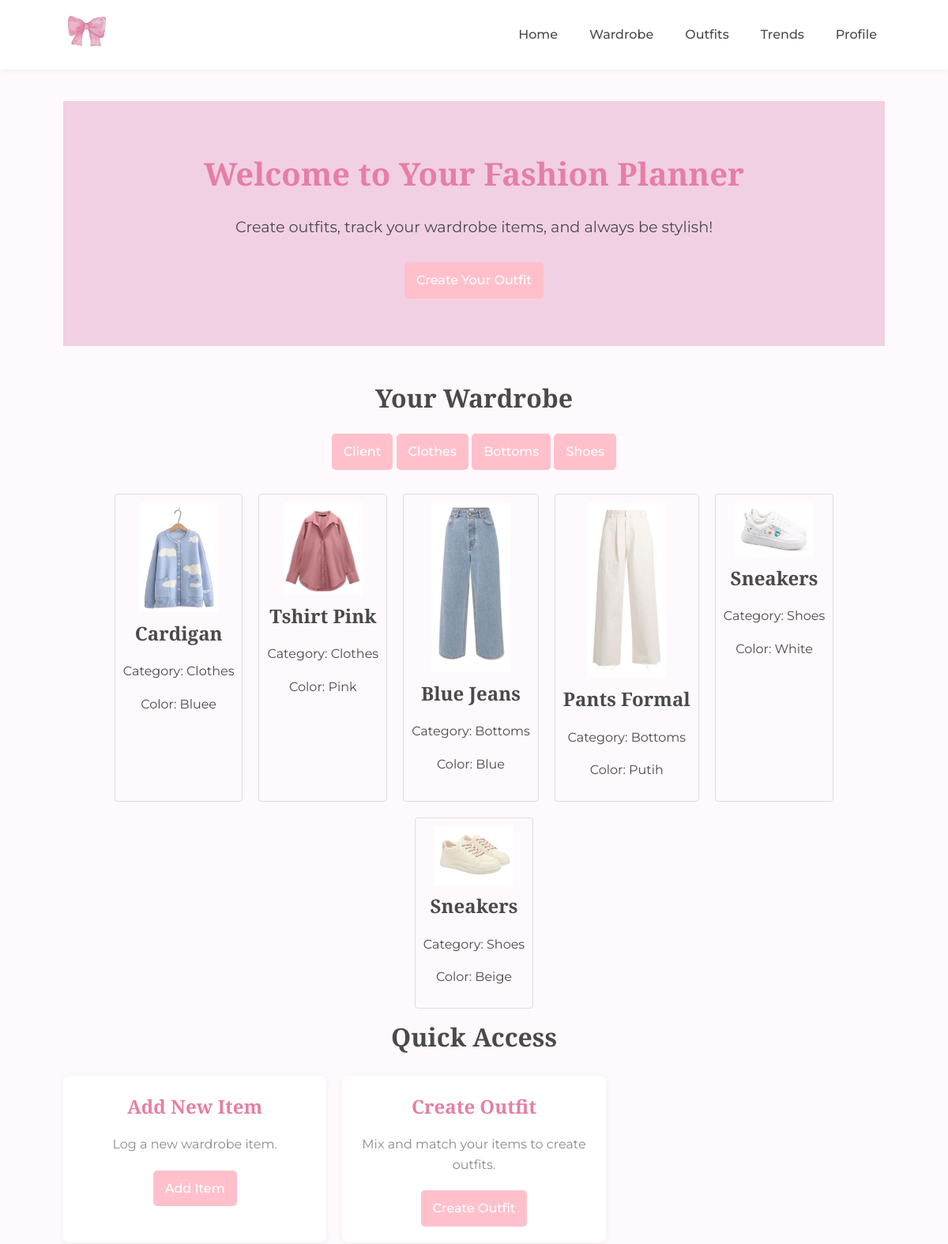
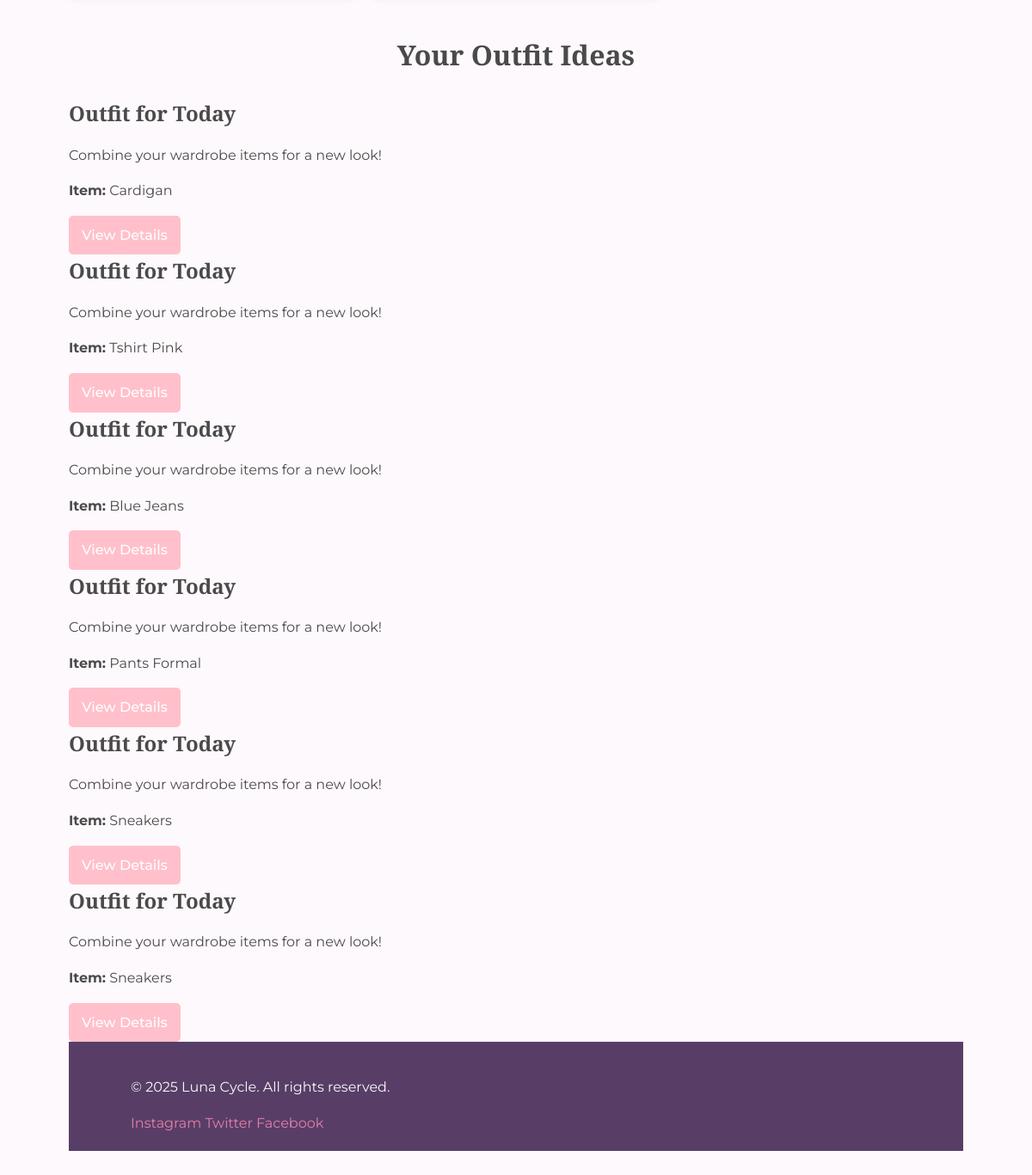
The page / on the database its author committed (2 pictures, top to bottom).
### tables this page shows
CREATE TABLE `clothes` (
  `id` int NOT NULL,
  `user_id` int NOT NULL,
  `item_name` varchar(100) NOT NULL,
  `color` varchar(50) NOT NULL,
  `image_url` varchar(255) NOT NULL
);

CREATE TABLE `bottoms` (
  `id` int NOT NULL,
  `user_id` int NOT NULL,
  `item_name` varchar(100) NOT NULL,
  `color` varchar(50) NOT NULL,
  `image_url` varchar(255) NOT NULL
);

CREATE TABLE `shoes` (
  `id` int NOT NULL,
  `user_id` int NOT NULL,
  `item_name` varchar(100) NOT NULL,
  `color` varchar(50) NOT NULL,
  `image_url` varchar(255) NOT NULL
);

### Config/db.php (called while the page is built, shortened)
<?php
class Database {
    private $host = "localhost";
    private $username = "root";
    private $password = "";
    private $dbname = "db_outfit";
    public function __construct() {
        try {
            $this->conn = new PDO("mysql:host=$this->host;dbname=$this->dbname", $this->username, $this->password);
        } catch (PDOException $e) {
            echo "Connection failed: " . $e->getMessage();
        }
    }
}
?>

### class/Clothes.php (called while the page is built, shortened)
<?php
class Clothes {
    private $db;
    private $table_name = "clothes";
    public function __construct() {
        $this->db = (new Database())->conn;
    }
    public function readByUser($user_id, $search = null) {
        if ($search) {
            $query = "SELECT * FROM " . $this->table_name . " WHERE user_id = :user_id AND item_name LIKE :search ORDER BY id DESC";
            $stmt = $this->db->prepare($query);
            $stmt->bindValue(':user_id', $user_id, PDO::PARAM_INT);
            $stmt->bindValue(':search', '%' . $search . '%', PDO::PARAM_STR);
        } else {
            $query = "SELECT * FROM " . $this->table_name . " WHERE user_id = :user_id ORDER BY id DESC";
            $stmt = $this->db->prepare($query);
            $stmt->bindValue(':user_id', $user_id, PDO::PARAM_INT);
        }
        $stmt->execute();
        return $stmt;
    }
}
?>

### class/Bottoms.php (called while the page is built, shortened)
<?php
class Bottoms {
    private $db;
    private $table_name = "bottoms";
    public function __construct() {
        $this->db = (new Database())->conn;
    }
    public function readByUser($user_id) {
        $query = "SELECT * FROM " . $this->table_name . " WHERE user_id = ? ORDER BY item_name ASC";
        $stmt = $this->db->prepare($query);
        $stmt->bindParam(1, $user_id);
        $stmt->execute();
        return $stmt;
    }
}
?>

### class/Shoes.php (called while the page is built, shortened)
<?php
class Shoes {
    private $db;
    private $table_name = "shoes";
    public function __construct() {
        $this->db = (new Database())->conn;
    }
    public function readByUser($user_id) {
        $query = "SELECT * FROM " . $this->table_name . " WHERE user_id = ? ORDER BY item_name ASC";
        $stmt = $this->db->prepare($query);
        $stmt->bindParam(1, $user_id);
        $stmt->execute();
        return $stmt;
    }
}
?>

### index.php (the view, shortened to what this page needs)
<?php
include_once 'config/db.php';
include_once 'class/Clothes.php';
include_once 'class/Bottoms.php';
include_once 'class/Shoes.php';
$database = new Database();
$pdo = $database->conn;
$clothesItem = new Clothes($pdo);
$bottomsItem = new Bottoms($pdo);
$shoesItem = new Shoes($pdo);
$user_id = 1;
$clothes_stmt = $clothesItem->readByUser($user_id);
$bottoms_stmt = $bottomsItem->readByUser($user_id);
$shoes_stmt = $shoesItem->readByUser($user_id);
$clothes_items = $clothes_stmt->fetchAll(PDO::FETCH_ASSOC);
$bottoms_items = $bottoms_stmt->fetchAll(PDO::FETCH_ASSOC);
$shoes_items = $shoes_stmt->fetchAll(PDO::FETCH_ASSOC);
include 'view/header.php';
?>
<section class="hero">
    <div class="hero-content">
        <h1>Welcome to Your Fashion Planner</h1>
        <p>Create outfits, track your wardrobe items, and always be stylish!</p>
        <a href="view/outfit_form.php" class="btn btn-primary">Create Your Outfit</a>
    </div>
</section>
<section class="wardrobe">
    <h2>Your Wardrobe</h2>
    <div class="wardrobe-categories">
        <a href="view/client_list.php" class="btn btn-category">Client</a>
        <a href="view/clothes.php" class="btn btn-category">Clothes</a>
        <a href="view/bottoms.php" class="btn btn-category">Bottoms</a>
        <a href="view/shoes.php" class="btn btn-category">Shoes</a>
    </div>
    <div class="wardrobe-items">
        <?php foreach ($clothes_items as $item): ?>
            <div class="wardrobe-item">
                <img src="assets/images/<?= $item['image_url']; ?>" alt="<?= $item['item_name']; ?>">
                <h3><?= $item['item_name']; ?></h3>
                <p>Category: Clothes</p>
                <p>Color: <?= $item['color']; ?></p>
            </div>
        <?php endforeach; ?>
        <?php foreach ($bottoms_items as $item): ?>
            <div class="wardrobe-item">
                <img src="assets/images/<?= $item['image_url']; ?>" alt="<?= $item['item_name']; ?>">
                <h3><?= $item['item_name']; ?></h3>
                <p>Category: Bottoms</p>
                <p>Color: <?= $item['color']; ?></p>
            </div>
        <?php endforeach; ?>
        <?php foreach ($shoes_items as $item): ?>
            <div class="wardrobe-item">
                <img src="assets/images/<?= $item['image_url']; ?>" alt="<?= $item['item_name']; ?>">
                <h3><?= $item['item_name']; ?></h3>
                <p>Category: Shoes</p>
                <p>Color: <?= $item['color']; ?></p>
            </div>
        <?php endforeach; ?>
    </div>
</section>
<section class="quick-access">
    <h2>Quick Access</h2>
    <div class="quick-access-grid">
        <div class="quick-access-card">
            <h3>Add New Item</h3>
            <p>Log a new wardrobe item.</p>
            <a href="view/wardrobe_form.php" class="btn btn-secondary">Add Item</a>
        </div>
        <div class="quick-access-card">
            <h3>Create Outfit</h3>
            <p>Mix and match your items to create outfits.</p>
            <a href="view/outfit_form.php" class="btn btn-secondary">Create Outfit</a>
        </div>
    </div>
</section>
<?php if (count($clothes_items) > 0 || count($bottoms_items) > 0 || count($shoes_items) > 0): ?>
<section class="outfit-prediction">
    <h2>Your Outfit Ideas</h2>
    <div class="outfit-cards">
        <?php foreach ($clothes_items as $item): ?>
            <div class="outfit-card">
                <h3>Outfit for Today</h3>
                <p>Combine your wardrobe items for a new look!</p>
                <div class="outfit-info">
                    <p><strong>Item:</strong> <?= $item['item_name']; ?></p>
                    <a href="view/outfit_details.php?item_id=<?= $item['id']; ?>" class="btn btn-text">View Details</a>
                </div>
            </div>
        <?php endforeach; ?>
        <?php foreach ($bottoms_items as $item): ?>
            <div class="outfit-card">
                <h3>Outfit for Today</h3>
                <p>Combine your wardrobe items for a new look!</p>
                <div class="outfit-info">
                    <p><strong>Item:</strong> <?= $item['item_name']; ?></p>
                    <a href="view/outfit_details.php?item_id=<?= $item['id']; ?>" class="btn btn-text">View Details</a>
                </div>
            </div>
        <?php endforeach; ?>
        <?php foreach ($shoes_items as $item): ?>
            <div class="outfit-card">
                <h3>Outfit for Today</h3>
                <p>Combine your wardrobe items for a new look!</p>
                <div class="outfit-info">
                    <p><strong>Item:</strong> <?= $item['item_name']; ?></p>
                    <a href="view/outfit_details.php?item_id=<?= $item['id']; ?>" class="btn btn-text">View Details</a>
                </div>
            </div>
        <?php endforeach; ?>
    </div>
</section>
<?php endif; ?>
<?php include 'view/footer.php'; ?>

### view/header.php (shortened to what this page needs)
<!DOCTYPE html>
<html lang="en">
<head>
    <link rel="stylesheet" href="../assets/style.css">
</head>
<body>
    <header class="site-header">
        <div class="container">
            <div class="logo-container">
                <a href="index.php" class="logo">
                    <img src="../assets/luna-cycle-logo.jpeg" alt="Luna Cycle Logo">
                </a>
            </div>
            <nav class="main-nav">
                <ul>
                    <li><a href="index.php">Home</a></li>
                    <li><a href="view/wardrobe.php">Wardrobe</a></li>
                    <li><a href="view/outfits.php">Outfits</a></li>
                    <li><a href="view/trends.php">Trends</a></li>
                    <li><a href="view/profile.php">Profile</a></li>
                </ul>
            </nav>
        </div>
    </header>
    <div class="main-content">
        <div class="container">

### view/footer.php
<footer class="site-footer">
    <div class="container">
        <p>&copy; 2025 Luna Cycle. All rights reserved.</p>
        <div class="social-icons">
            <a href="https://www.instagram.com" target="_blank">Instagram</a>
            <a href="https://www.twitter.com" target="_blank">Twitter</a>
            <a href="https://www.facebook.com" target="_blank">Facebook</a>
        </div>
    </div>
</footer>

### assets/style.css (style rules this page uses)
:root { --primary-color: #f6a6c1; --primary-dark: #e67ea6; --secondary-color: #a6c1f6; --accent-color: #f1d0e3; --text-color: #4a4a4a; --light-text: #8a8a8a; --background-color: #fef9fc; --card-background: #ffffff; --footer-background: #583e67; --footer-text: #f9f9f9; --border-radius: 8px; --box-shadow: 0 2px 10px rgba(0, 0, 0, 0.05); }
* { margin: 0; padding: 0; box-sizing: border-box; }
body { font-family: 'Montserrat', sans-serif; color: var(--text-color); background-color: var(--background-color); line-height: 1.6; }
h1, h2, h3, h4, h5, h6 { font-family: 'Playfair Display', serif; font-weight: 700; margin-bottom: 1rem; }
h1 { font-size: 2.5rem; }
h2 { font-size: 2rem; margin-bottom: 1.5rem; text-align: center; }
h3 { font-size: 1.5rem; }
p { margin-bottom: 1rem; }
a { color: var(--primary-dark); text-decoration: none; transition: color 0.3s ease; }
.container { width: 90%; max-width: 1200px; margin: 0 auto; padding: 0 20px; }
.btn { display: inline-block; padding: 10px 20px; border-radius: var(--border-radius); font-weight: 500; text-align: center; cursor: pointer; transition: all 0.3s ease; border: none; }
.btn-primary { background-color: var(--primary-color); color: white; }
.btn-secondary { background-color: var(--secondary-color); color: white; }
.btn-text { color: var(--primary-dark); padding: 5px 0; background: none; border-bottom: 1px solid transparent; }
.site-header { background-color: white; box-shadow: var(--box-shadow); padding: 15px 0; position: sticky; top: 0; z-index: 100; }
.site-header .container { display: flex; align-items: center; justify-content: space-between; }
.logo img { height: 50px; }
.main-nav ul { display: flex; list-style: none; }
.main-nav ul li { margin-left: 20px; }
.main-nav ul li a { padding: 5px 10px; color: var(--text-color); font-weight: 500; }
.main-content { padding: 40px 0; min-height: calc(100vh - 200px); }
.hero { background-color: var(--accent-color); padding: 60px 0; text-align: center; margin-bottom: 40px; }
.hero-content { max-width: 700px; margin: 0 auto; }
.hero h1 { color: var(--primary-dark); margin-bottom: 20px; }
.hero p { font-size: 1.2rem; margin-bottom: 30px; }
.quick-access { margin-bottom: 40px; }
.quick-access-grid { display: grid; grid-template-columns: repeat(auto-fill, minmax(250px, 1fr)); gap: 20px; }
.quick-access-card { background-color: var(--card-background); border-radius: var(--border-radius); box-shadow: var(--box-shadow); padding: 20px; text-align: center; }
.quick-access-card h3 { color: var(--primary-dark); }
.quick-access-card p { margin-bottom: 20px; color: var(--light-text); }
.site-footer { background-color: var(--footer-background); color: var(--footer-text); padding: 40px 0 20px; }
.btn { padding: 10px 15px; background-color: #FFC0CB; color: white; border: none; cursor: pointer; border-radius: 5px; text-align: center; }
.wardrobe { text-align: center; }
.wardrobe h2 { margin-bottom: 20px; }
.wardrobe-items { margin-top: 20px; display: flex; flex-wrap: wrap; justify-content: center; }
.wardrobe-item { margin: 10px; padding: 10px; border: 1px solid #ddd; border-radius: 4px; text-align: center; }
.wardrobe-item img { max-width: 100px; height: auto; }

### rows shown on the page
clothes: image_url (picture), item_name "Cardigan", color "Bluee"
clothes: image_url (picture), item_name "Tshirt Pink", color "Pink"
bottoms: image_url (picture), item_name "Blue Jeans", color "Blue"
bottoms: image_url (picture), item_name "Pants Formal", color "Putih"
shoes: image_url (picture), item_name "Sneakers", color "White"
shoes: image_url (picture), item_name "Sneakers", color "Beige"
